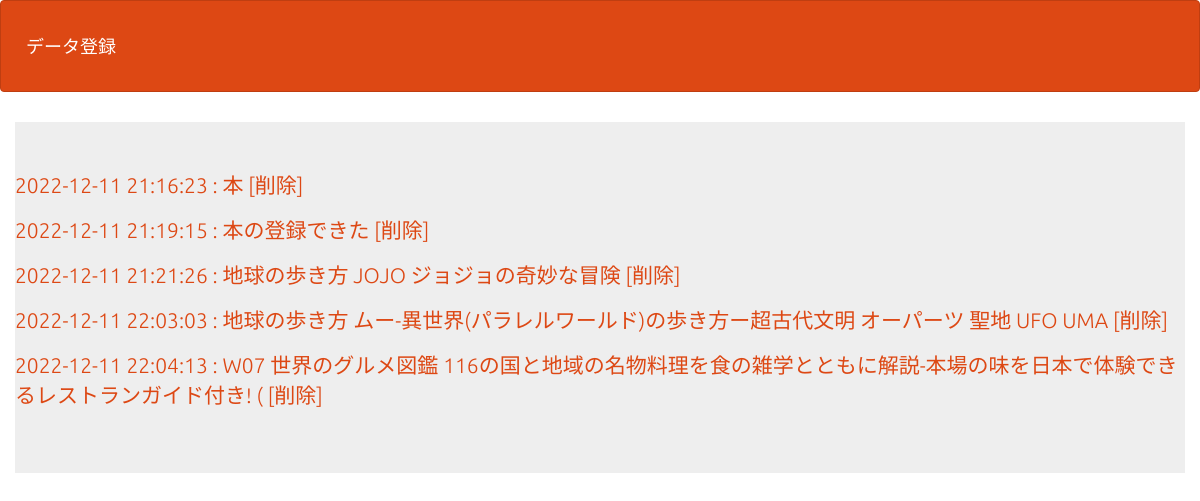
The page /select.php on the database its author committed.
### tables this page shows
CREATE TABLE `gs_bm_table_221211` (
  `id` int(12) NOT NULL,
  `book_name` varchar(64) NOT NULL,
  `book_URL` text NOT NULL,
  `comment` text NOT NULL,
  `indate` datetime NOT NULL
);

### select.php (the view, shortened to what this page needs)
<?php
try {
  $pdo = new PDO('mysql:dbname=gs_db;charset=utf8;host=localhost','root','');
} catch (PDOException $e) {
  exit('データベースに接続できませんでした。'.$e->getMessage());
}
$stmt = $pdo->prepare("SELECT * FROM gs_bm_table_221211");
$status = $stmt->execute();
$view="";
if($status==false) {
  $error = $stmt->errorInfo();
  exit("ErrorQuery:".$error[2]);
} else {
  while( $result = $stmt->fetch(PDO::FETCH_ASSOC)){
    $view .= "<p>";
    $view .= '<a href="u_view.php?id='.$result["id"].'">';
    $view .= $result["indate"]." : ".$result["book_name"];
    $view .= "</a>";
    $view .= ' ';
    $view .= '<a href="delete.php?id='.$result["id"].'">';
    $view .= '[削除]';
    $view .= '</a>';
    $view .= "</p>";
  }
}
?>
<!DOCTYPE html>
<html lang="ja">
<head>
<link rel="stylesheet" href="css/range.css">
<link href="css/bootstrap.min.css" rel="stylesheet">
</head>
<body id="main">
<header>
  <nav class="navbar navbar-default">
    <div class="container-fluid">
      <div class="navbar-header">
      <a class="navbar-brand" href="index.php">データ登録</a>
      </div>
    </div>
  </nav>
</header>
<div>
    <div class="container jumbotron"><?=$view?></div>
</div>
</body>
</html>

### select.php (style rules this page uses)
div { padding: 10px;font-size:16px; }

### rows shown on the page
gs_bm_table_221211: value "2022-12-11 21:16:23 : 本 [削除]"
gs_bm_table_221211: value "2022-12-11 21:19:15 : 本の登録できた [削除]"
gs_bm_table_221211: value "2022-12-11 21:21:26 : 地球の歩き方 JOJO ジョジョの奇妙な冒険 [削除]"
gs_bm_table_221211: value "2022-12-11 22:03:03 : 地球の歩き方 ムー-異世界(パラレルワールド)の歩き方ー超古代文明 オーパーツ 聖地 UFO UMA [削除]"
gs_bm_table_221211: value "2022-12-11 22:04:13 : W07 世界のグルメ図鑑 116の国と地域の名物料理を食の雑学とともに解説-本場の味を日本で体験できるレストランガイド付き! ( [削除]"
